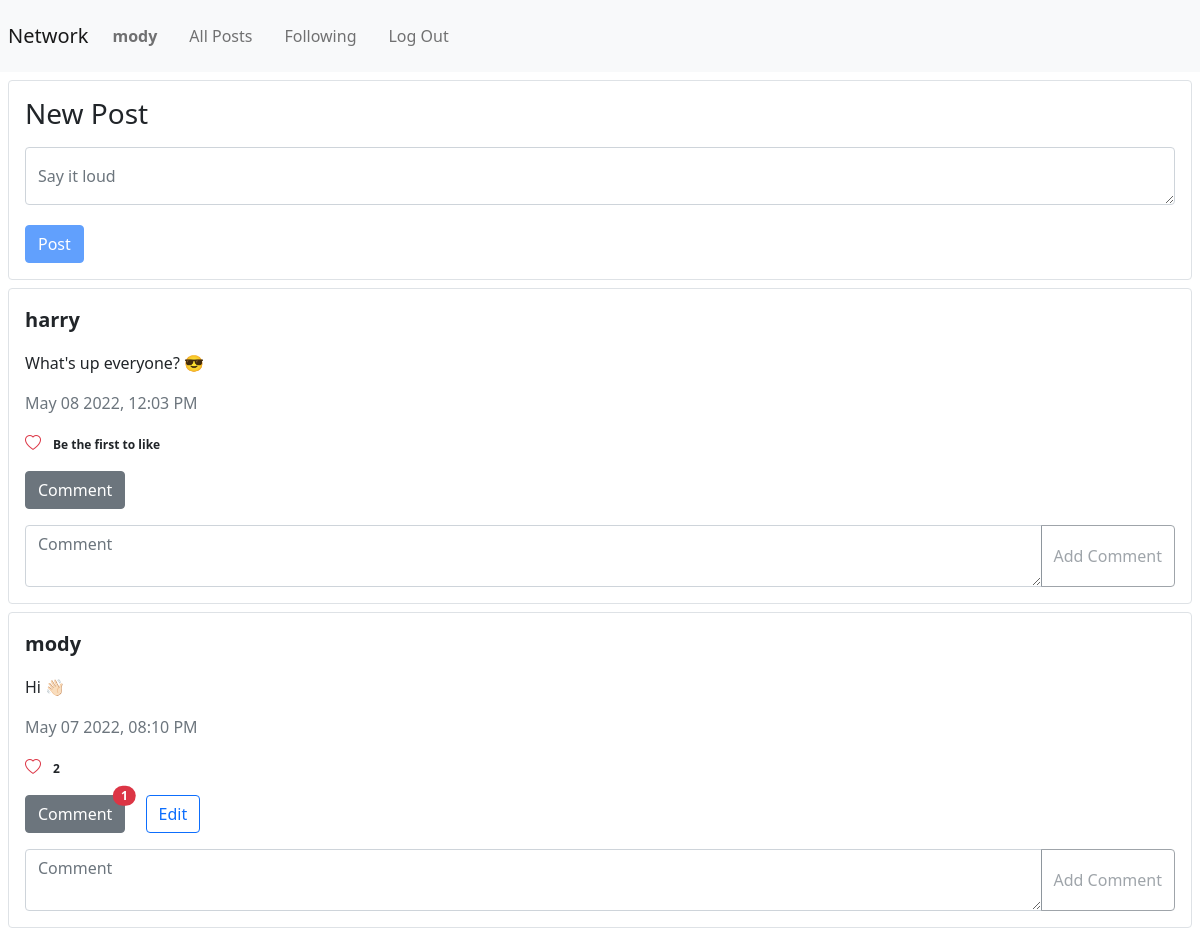
Screenshot of / (signed in) with the database file from the repository.
### network/models.py (models this page shows)
class User(AbstractUser):
    class Meta:
        db_table = 'user'
        app_label = 'network'
    bio = models.CharField(max_length=255)

class Posts(models.Model):
    class Meta:
        db_table = 'posts'
        app_label = 'network'
    user = models.ForeignKey(User, on_delete=models.CASCADE, related_name='user_post')
    content = models.CharField(max_length=255)
    num_of_likes = models.IntegerField(default=0, db_column='number_of_likes')
    date_created = models.DateTimeField(auto_now_add=True)
    def serialize(self):
        comments_data = Comments.objects.filter(post_id=self.id).order_by('-date_created')
        comments = [comment.serialize() for comment in comments_data]
        return {
                'post_id': self.id,
                'username': self.user.username,
                'content': self.content,
                'number_of_likes': self.num_of_likes if self.num_of_likes != 0 else 'Be the first to like',
                "date_created": self.date_created.strftime("%b %d %Y, %I:%M %p"),
                "date_created_exact": self.date_created.strftime('%Y %-m %-d %-H %-M %-S %f'),
                'number_of_comments': Comments.objects.filter(post_id=self.id).count(),
                'comments': comments
                }

### network/views.py (the view)
# urls.py: path("", views.index, name="index"),
def index(request):
    new_post_form = NewPost(request.POST or None)
    posts_data = Posts.objects.all().order_by('-date_created')
    posts_objects = [post.serialize() for post in posts_data]
    paginator = Paginator(posts_objects, 10)
    page_number = request.GET.get('page')
    posts = paginator.get_page(page_number)
    page_numbers = list()
    if page_number is None:
        page_number = 1
    for number in range(1, paginator.num_pages + 1):
        page_numbers.append(number)
    difference = paginator.num_pages + 1 - int(page_number)
    if difference > 3:
        start = int(page_number) - 1
        end = (int(page_number) + 3)
        page_numbers = page_numbers[start:end]
    return render(request, "network/index.html", context={'posts': posts, 'page_numbers': page_numbers,
                                                          'new_post_form': new_post_form})

### network/forms.py
class NewPost(forms.Form):
    post_content = forms.CharField(label='', max_length=255, widget=forms.Textarea(attrs={'id': 'new-post-content',
                                                                                      'class': 'form-control',
                                                                                      'placeholder': 'Say it loud'}))

### network/models.py (called while the page is built)
    def serialize(self):
        return {
                'comment_id': self.id,
                'post_id': self.post.id,
                'username': self.user.username,
                'content': self.content,
                "date_created": self.date_created.strftime("%b %d %Y, %I:%M %p"),
                'number_of_comments': Comments.objects.filter(post_id=self.post.id).count(),
                }

### templates/network/index.html (shortened to what this page needs)
{% extends "network/layout.html" %}
{% block body %}
    {% if user.is_authenticated %}
        <div class="m-2 rounded border">
        <h3 class="m-3">New Post</h3>
            <form method="post" id="new-post">
                <div class="form-floating m-3">
                    <textarea id="new-post-content" required autofocus placeholder="Say it loud" class="form-control"></textarea>
                    <label for="new-post-content" class="text-muted">Say it loud</label>
                </div>
                <input disabled type="submit" id="submit-post" class="btn btn-primary mt-1 ms-3 mb-3" value="Post"/>
            </form>
        </div>
    {% endif %}
    {% for post in posts %}
        {% include 'network/post.html' with post=post %}
    {% endfor %}
{% endblock %}

### templates/network/layout.html (shortened to what this page needs)
{% load static %}
<!DOCTYPE html>
<html lang="en">
    <head>
        <link href="https://cdn.jsdelivr.net/npm/bootstrap@5.0.2/dist/css/bootstrap.min.css" rel="stylesheet">
        <link rel="stylesheet" href="https://cdn.jsdelivr.net/npm/bootstrap-icons@1.8.1/font/bootstrap-icons.css">
        <link href="{% static 'network/styles.css' %}" rel="stylesheet">
    </head>
    <body>
        <nav class="navbar navbar-expand-lg navbar-light bg-light">
            <a class="navbar-brand m-2" href="{% url 'network:index' %}">Network</a>
            <div>
              <ul class="navbar-nav mr-auto">
                {% if user.is_authenticated %}
                    <li class="nav-item">
                        <a class="nav-link m-2" href="{% url 'network:profile' user.username %}"><strong>{{ user.username }}</strong></a>
                    </li>
                {% endif %}
                <li class="nav-item">
                  <a class="nav-link m-2" href="{% url 'network:index' %}">All Posts</a>
                </li>
                {% if user.is_authenticated %}
                    <li class="nav-item">
                        <a class="nav-link m-2" href="{% url 'network:following_posts' %}">Following</a>
                    </li>
                    <li class="nav-item">
                        <a class="nav-link m-2" href="{% url 'network:logout' %}">Log Out</a>
                    </li>
                {% endif %}
              </ul>
            </div>
          </nav>
        <div class="body">
            {% block body %}
            {% endblock %}
        </div>
    </body>
</html>

### templates/network/post.html (shortened to what this page needs)
<div class="m-2 rounded border post-container">
    <p class="fw-bolder m-3 fs-5"><a class="text-decoration-none text-dark" href="{% url 'network:profile' post.username %}">{{ post.username }}</a></p>
    <p class="ms-3 mt-3">{{ post.content }}</p>
    <time class="ms-3 text-muted" data-exact="{{ post.date_created_exact }}">{{ post.date_created }}</time>
    <div class="m-3 likes">
        <span class="bi bi-heart text-danger" id="heart_{{ post.post_id }}"></span>
        <span class="badge bg-white text-dark" id="num-of-likes_{{ post.post_id }}">{{ post.number_of_likes }}</span>
    </div>
    <button type="button" id="appear-comment-{{ post.post_id }}" class="btn btn-secondary position-relative ms-3 mb-3">
        Comment
        {% if post.number_of_comments != 0 %}
            <span class="position-absolute top-0 start-100 translate-middle badge rounded-pill bg-danger">
            {{ post.number_of_comments }}
            </span>
        {% endif %}
    </button>
    {% if post.username == user.username %}
        <button type="button" class="btn btn-outline-primary ms-3 mb-3 edit-post">Edit</button>
    {% endif %}
    <div class="input-group">
        <textarea class="ms-3 form-control" id="comment-content-{{ post.post_id }}" placeholder="Comment" aria-label="Comment" aria-describedby="comment-{{ post.post_id }}"></textarea>
        <button class="btn btn-outline-secondary me-3" disabled type="button" id="add-comment-{{ post.post_id }}">Add Comment</button>
    </div>
</div>

### rows the page displays
User: username "mody", username "mody"
User: username "harry"
Posts: content "What's up everyone? 😎"
Posts: content "Hi 👋🏻"

### other values shown
{{ post.date_created }} "May 08 2022, 12:03 PM" "May 07 2022, 08:10 PM"
{{ post.number_of_likes }} "Be the first to like" "2"
{{ post.number_of_comments }} "1"
